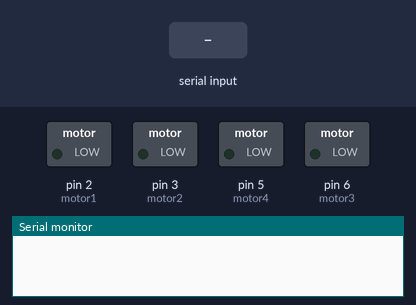
Simulated run of this sketch. Board: Arduino Uno, built with avr-gcc and run on an emulated ATmega328P. Shown: switched loads named in the sketch (green lamp = pin HIGH), the last lines printed to the serial monitor. Inputs (shaded band) come from the test bench.

Above: at 1.2 s.
1.3 s: "F" received over Serial
At 2.1 s:
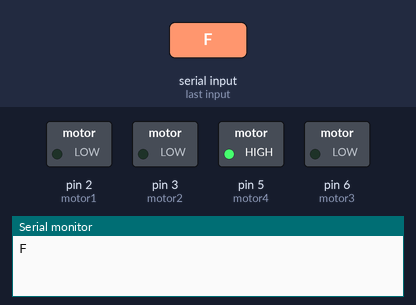
2.8 s: "B" received over Serial
At 3.3 s:
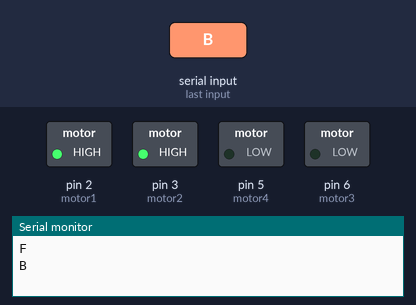
4.3 s: "L" received over Serial
At 5.5 s:
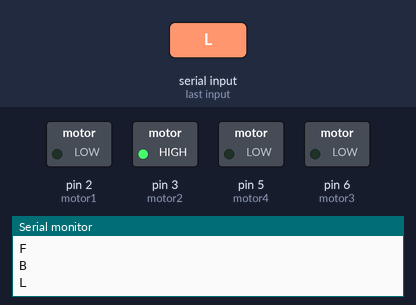
5.8 s: "R" received over Serial
At 6.7 s:
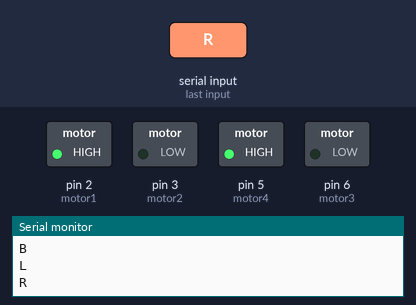
Timing chart, 0 to 8.3 s (numbered marks = the images above; inputs shaded):
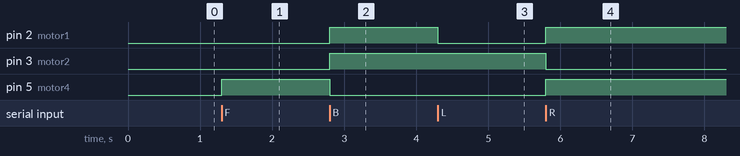

Measured:
- after the input at 1.3 s, pin 5 (motor4): LOW → HIGH at once
- after the input at 2.8 s, pin 2 (motor1), pin 3 (motor2): LOW → HIGH at once; pin 5 (motor4): HIGH → LOW at once
- after the input at 4.3 s, pin 2 (motor1): HIGH → LOW at once
- after the input at 5.8 s, pin 2 (motor1), pin 5 (motor4): LOW → HIGH at once; pin 3 (motor2): HIGH → LOW at once

The sketch:

car.ino
```cpp
char t;
int motor1 = 2;
int motor2 = 3;
int motor3 = 6;
int motor4 = 5;
void setup() {
  pinMode(motor1, OUTPUT);  //left motors forward
  pinMode(motor2, OUTPUT);  //left motors backward
  pinMode(motor3, OUTPUT);  //right motors forward
  pinMode(motor4, OUTPUT);  //right motors backward
  Serial.begin(9600);
}

void loop() {
  if (Serial.available()) {
    t = Serial.read();
    Serial.println(t);
  }
  if (t == 'F') {  //move forward
    digitalWrite(2, LOW);
    digitalWrite(3, LOW);
    digitalWrite(4, HIGH);
    digitalWrite(5, HIGH);
  }

  else if (t == 'B') {  //move backward
    digitalWrite(2, HIGH);
    digitalWrite(3, HIGH);
    digitalWrite(4, LOW);
    digitalWrite(5, LOW);
  }

  else if (t == 'L') {  //turn right
    digitalWrite(2, LOW);
    digitalWrite(3, HIGH);
    digitalWrite(4, HIGH);
    digitalWrite(5, LOW);
  }

  else if (t == 'R') {  //turn left
    digitalWrite(2, HIGH);
    digitalWrite(3, LOW);
    digitalWrite(4, LOW);
    digitalWrite(5, HIGH);
  }
  else if (t == 'S') {  //STOP
    digitalWrite(2, LOW);
    digitalWrite(3, LOW);
    digitalWrite(4, LOW);
    digitalWrite(5, LOW);
  }
}
```
